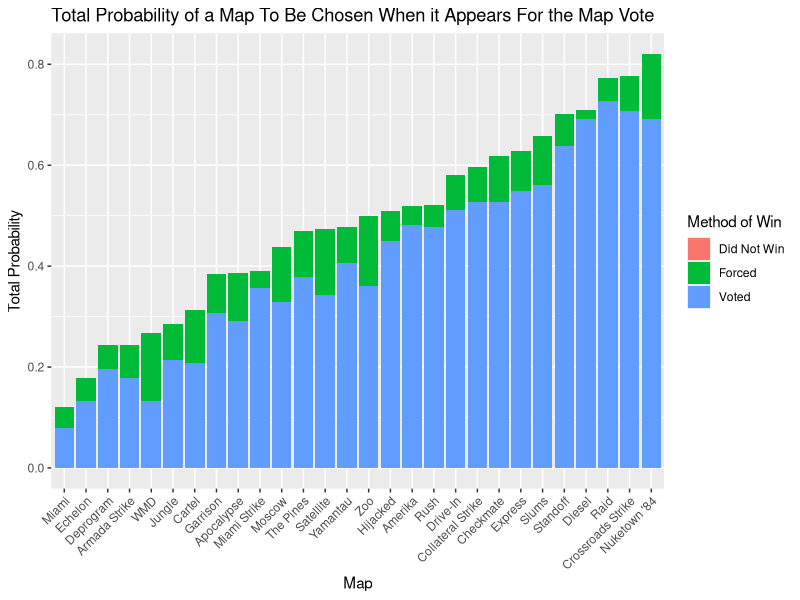

The R script that drew this image:
## ---- chunk 1
# clear env, load libraries and data
rm(list = ls())
library(tidyverse)
library(readr)

cod_p1 <- read_csv('CODGames_p1_380.csv')
cod_p2 <- read_csv('CODGames_p2_380.csv')
gm_data <- read_csv('CODGameModes.csv')
map_data  <- read.csv('CODMaps.csv')

# we combine the results of player 1 and player 2 according to the instructions
# so first add a column to indicate which player it is in case it is used for the future problems
cod_p1$player = 1
cod_p2$player = 2

full_data <- rbind(cod_p1, cod_p2)

# lowercase column names.
# AI disclosure: We asked chatgpt 4o to modify the column names with regex
names(full_data) <- tolower(gsub("([a-z])([A-Z])", "\\1_\\2", names(full_data)))

## ---- chunk 2
# get a list of the clean names
clean_maps <- as.vector(unique(map_data$Name))

clean_data <- full_data %>%
  mutate(
    map1 = case_when(
      map1 %in% clean_maps ~ map1,
      map1 %in% c('Collateral', 'Collateral Streik', 'Collaterol Strike') ~ 'Collateral Strike',
      map1 == 'Deprogam' ~ 'Deprogram',
      map1 == 'Miami Stirke' ~ 'Miami Strike',
      map1 == 'Ruah' ~ 'Rush',
      map1 == 'Riad' ~ 'Raid',
      map1 == 'Drive-in' ~ 'Drive-In'
      ),
    map2 = case_when(
      map2 %in% clean_maps ~ map2,
      map2 %in% c('Miami Stirke', 'Miami Sstrike') ~ 'Miami Strike',
      map2 == 'yamantau' ~ 'Yamantau', 
      map2 == 'Collateral' ~ 'Collateral Strike',
      map2 == 'Amrada Strike' ~ 'Armada Strike',
      map2 == 'Drive-in' ~ 'Drive-In'
      ),
    choice = case_when(
      choice %in% clean_maps ~ choice,
      choice %in% c("APocalypse","Apocolypse") ~ 'Apocalypse',
      choice %in% c('Collateral', 'Collaterel Strike') ~ 'Collateral Strike',
      choice == 'Deisel' ~ 'Diesel',
      choice == 'Drive-in' ~ 'Drive-In',
      choice == 'Riad' ~ 'Raid'
    ),
    # notice there are 'X o Y' values for the map vote so use gsub to swap them
    map_vote = gsub(' o ', ' to ', map_vote),
    # clean the game type variable since it will be used in task 3
    game_type = case_when(
      game_type == 'HC - TDM' ~ 'TDM',
      game_type == 'HC - Kill Confirmed' ~ 'Kill Confirmed',
      game_type == 'HC - Hardpoint' ~ 'Hardpoint',
      game_type == 'HC - Domination' ~ 'Domination'
    )
  ) %>%
  # separate map vote column. The larget number is always written first 
  separate(map_vote, into = c('winning_map_vote', 'losing_map_vote'), sep = ' to ', extra = 'merge', convert = TRUE)

# make sure the name of every map is cleaned for all 3 map columns. (set diff is NA only for missing maps)
setdiff(clean_data$map1, map_data$Name)
setdiff(clean_data$map2, map_data$Name)
setdiff(clean_data$choice, map_data$Name)

## ---- chunk 3
map_vote_data <- clean_data %>%
  select(map1, map2, winning_map_vote, losing_map_vote, choice)
## ---- chunk 4
map_vote_data[489,]$choice <- map_vote_data[489,]$map1
## ---- chunk 5
# we filter here to show the few cases where this happens. in the next code chunk,
# we clean the data to a consistent format.
map_vote_data %>%
  filter(
    is.na(map1) & !is.na(map2) | is.na(map2) & !is.na(map1)
  )
## ---- chunk 6
map_vote_data <- map_vote_data %>%
  mutate(
    # since we only have a few specific cases, we can 'hard-code' them into 
    # the data wrangling
    map1 = if_else(map2 != choice, choice, map1),
    map2 = if_else(map1 != choice, choice, map2),
    choice = if_else(map2 == choice & is.na(map1), NA, choice)
  )

# start creating the dataframes that are used for this question
m1_stats <- map_vote_data %>%
  select(-map2) %>%
  subset(!is.na(map1)) %>%
  group_by(map1) %>%
  reframe(
    win = (map1 == choice),
    # there are 3 cases for the method: either a map lost, won by votes, or got forced to win because it was map1
    method = case_when(
    map1 != choice ~ 'Did Not Win',
    map1 == choice & winning_map_vote > losing_map_vote ~ 'Voted',
    map1 == choice & winning_map_vote == losing_map_vote ~ 'Forced'
    )
  ) %>%
  rename(
    map = map1
  )

m2_stats <- map_vote_data %>%
  select(-map1) %>%
  subset(!is.na(map2)) %>%
  group_by(map2) %>%
  reframe(
    win = map2 == choice,
    # there are 2 cases for map2: either it lost or it won by votes. it is never forced to be the map.
    method = case_when(
    map2 == choice & winning_map_vote > losing_map_vote ~ 'Voted',
    !(map2 == choice & winning_map_vote > losing_map_vote) ~ 'Did Not Win' # if it was not voted, then it did not win
    )
  ) %>%
  rename(
    map = map2
  )

map_stats <- rbind(m1_stats, m2_stats)

# make sure map_stats does not have any NA values, if so, figure out why
sum(is.na(m1_stats))
sum(is.na(m2_stats))
sum(is.na(map_stats))
## ---- chunk 7
map_probs <- map_stats %>%
  group_by(map) %>%
  mutate(
    times_chosen = n(),
    prob_win = win/times_chosen
  ) %>% 
  ungroup() %>%
  group_by(map, method) %>%
  summarize(
    total_prob = sum(prob_win)
  ) %>% 
  group_by(map) %>%
  mutate(
    total_sum = sum(total_prob)
    ) %>%
  ungroup() %>%
  mutate(map = reorder(map, total_sum))
map_probs
## ---- chunk 8
# making the plot
ggplot(map_probs, aes(x = map, y = total_prob, fill = method)) + 
  geom_bar(stat = 'identity') + 
  labs(
    x = 'Map', 
    y = 'Total Probability',
    fill = 'Method of Win',
    title = 'Total Probability of a Map To Be Chosen When it Appears For the Map Vote'
    ) + 
  theme(axis.text.x = element_text(angle = 45, hjust = 1))
